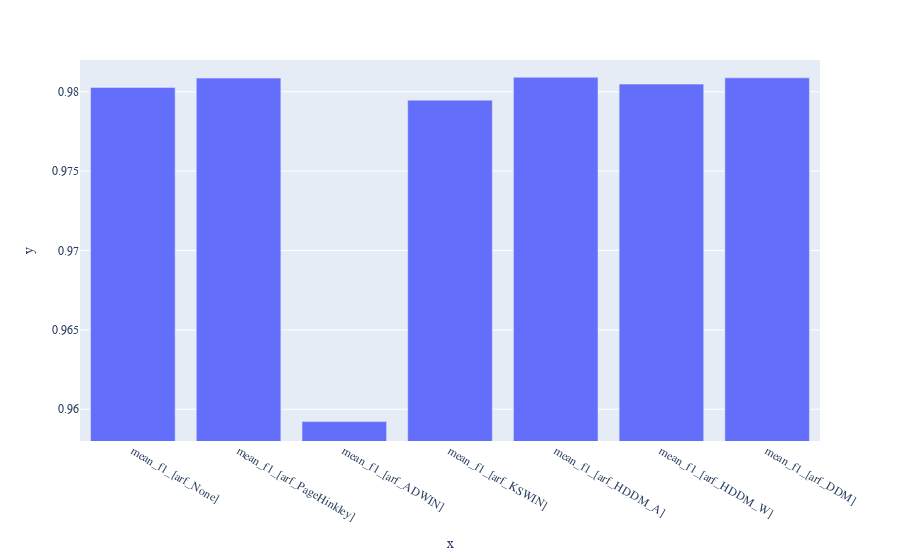

The notebook cell this image was saved under:
### Code cell
# mean f1
fig = px.bar(x = df_test_results.iloc[112,15:30:2].keys(), y = df_test_results.iloc[112,15:30:2].values, range_y = [0.958, 0.982])
fig.update_layout(
    font_family="Times New Roman",
)

### Figure 1 — Plotly figure (JSON) as saved in the notebook; plotly's stock layout.template omitted (floating-point values rounded to 4 significant figures)
{"data": [{"alignmentgroup": "True", "hovertemplate": "x=%{x}<br>y=%{y}<extra></extra>", "legendgroup": "", "marker": {"color": "#636efa", "pattern": {"shape": ""}}, "name": "", "offsetgroup": "", "orientation": "v", "showlegend": false, "textposition": "auto", "type": "bar", "x": ["mean_f1_[arf_None]", "mean_f1_[arf_PageHinkley]", "mean_f1_[arf_ADWIN]", "mean_f1_[arf_KSWIN]", "mean_f1_[arf_HDDM_A]", "mean_f1_[arf_HDDM_W]", "mean_f1_[arf_DDM]"], "xaxis": "x", "y": [0.9803, 0.9809, 0.9592, 0.9795, 0.9809, 0.9805, 0.9809], "yaxis": "y"}], "layout": {"barmode": "relative", "font": {"family": "Times New Roman"}, "legend": {"tracegroupgap": 0}, "margin": {"t": 60}, "xaxis": {"anchor": "y", "domain": [0, 1], "title": {"text": "x"}, "type": "category", "range": [-0.5, 6.5], "autorange": true}, "yaxis": {"anchor": "x", "domain": [0, 1], "range": [0.958, 0.982], "title": {"text": "y"}, "type": "linear"}, "autosize": true}}
